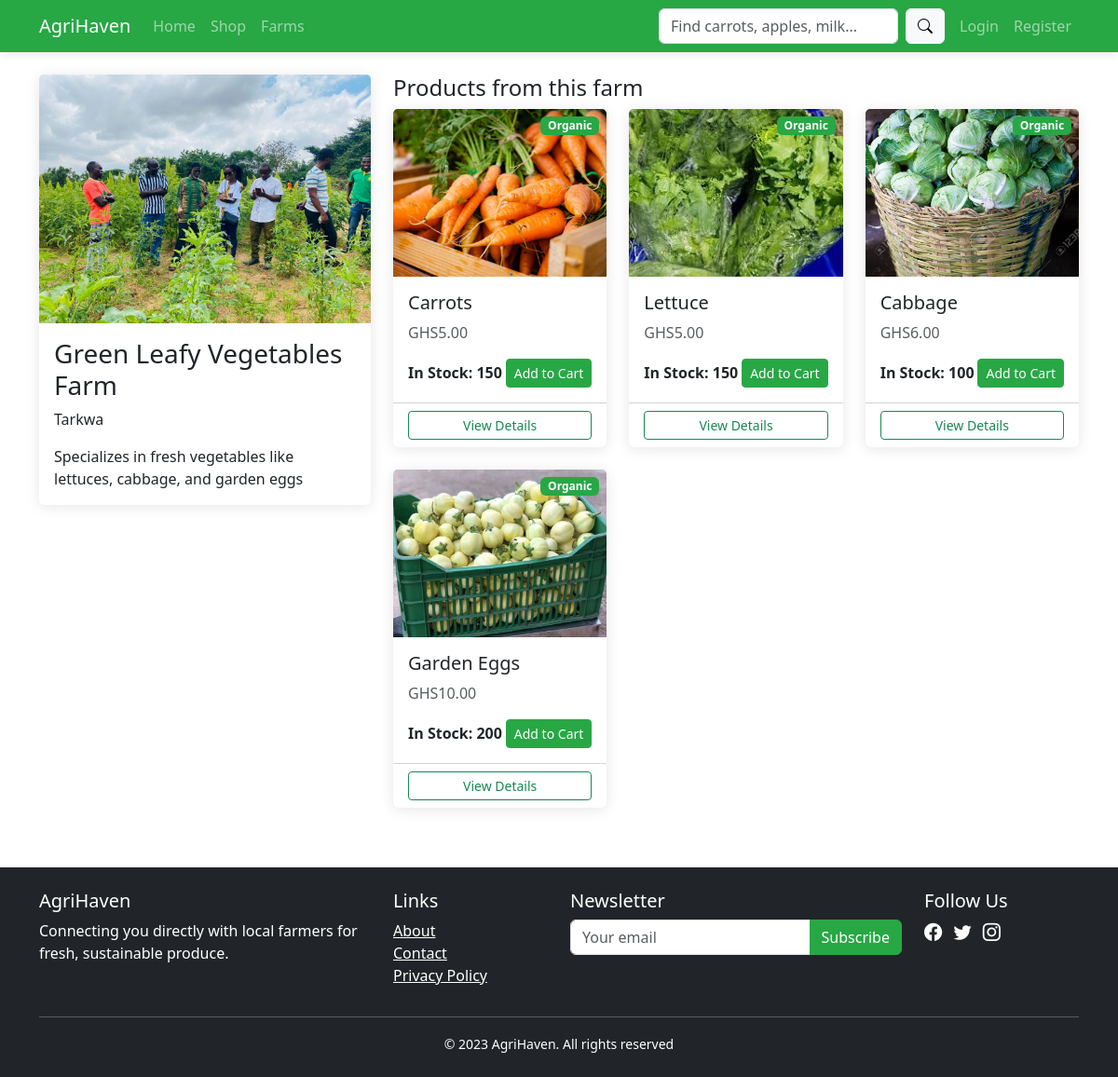
Screenshot of /farm/3/ with the database file from the repository.
### marketplace/models.py (models this page shows, shortened)
class Farm(models.Model):
    user = models.OneToOneField(User, on_delete=models.CASCADE)
    name = models.CharField(max_length=100)
    location = models.CharField(max_length=200)
    description = models.TextField()
    image = models.ImageField(upload_to='farms/', default='defaults/farm_default.jpg', validators=[validate_image_size])
    created_at = models.DateTimeField(default=timezone.now)

class Product(models.Model):
    farm = models.ForeignKey(Farm, on_delete=models.CASCADE)
    category = models.ForeignKey(ProductCategory, on_delete=models.SET_NULL, null=True)
    name = models.CharField(max_length=100)
    description = models.TextField()
    price = models.DecimalField(max_digits=10, decimal_places=2)
    stock = models.PositiveIntegerField()
    image = models.ImageField(upload_to='products', default='defaults/product_default.jpg', validators=[validate_image_size])
    image_width = models.PositiveIntegerField(editable=False, null=True)
    is_organic = models.BooleanField(default=False)
    date_added = models.DateTimeField(default=timezone.now)

### marketplace/views.py (the view)
# urls.py: path('farm/<int:pk>/', views.farm_detail, name='farm_detail'),
def farm_detail(request, pk):
    farm = get_object_or_404(Farm, pk=pk)
    products = Product.objects.filter(farm=farm, stock__gt=0)
    context = {
        'farm': farm,
        'products': products,
        'title': farm.name
    }
    return render(request, 'marketplace/farm_detail.html', context)

### marketplace/templates/marketplace/farm_detail.html
{% extends 'marketplace/base.html' %}
{% block content %}
<div class="row">
    <div class="col-md-4">
        <div class="card mb-4">
            <img src="{{ farm.image.url }}" class="card-img-top" alt="{{ farm.name }}">
            <div class="card-body">
                <h3 class="card-title">{{ farm.name }}</h3>
                <p class="card-text">{{ farm.location }}</p>
                <p class="card-text">{{ farm.description }}</p>
            </div>
        </div>
    </div>
    <div class="col-md-8">
        <h4>Products from this farm</h4>
        <div class="row g-4">
            {% for product in products %}
            <div class="col-md-6 col-lg-4">
                <div class="card h-100">
                    {% if product.is_organic %}
                    <span class="badge bg-success position-absolute top-0 end-0 m-2">Organic</span>
                    {% endif %}
                    <img src="{{ product.image.url }}" class="card-img-top" alt="{{ product.name }}" style="height: 180px; object-fit: cover;">
                    <div class="card-body">
                        <h5 class="card-title">{{ product.name }}</h5>
                        <p class="text-muted">GHS{{ product.price }}</p>
                        <div class="d-flex justify-content-between align-items-center">
                            <span class="fw-bold">In Stock: {{ product.stock }}</span>
                            <button class="btn btn-sm btn-success">Add to Cart</button>
                        </div>
                    </div>
                    <div class="card-footer bg-transparent">
                        <a href="{% url 'product_detail' product.id %}" class="btn btn-sm btn-outline-success w-100">View Details</a>
                    </div>
                </div>
            </div>
            {% empty %}
            <div class="col-12">
                <div class="alert alert-info">No products available from this farm at the moment.</div>
            </div>
            {% endfor %}
        </div>
    </div>
</div>
{% endblock %}

### marketplace/static/css/style.css (style rules this page uses)
.card { transition: transform 0.3s; border: none; box-shadow: 0 2px 15px rgba(0,0,0,0.1); }
.btn-success { background-color: #28a745; border-color: #28a745; }
.bg-success { background-color: #28a745 !important; }
html, body { height: 100%; }
body { display: flex; flex-direction: column; }

### rows the page displays
Farm: image (picture), name "Green Leafy Vegetables Farm", location "Tarkwa", description "Specializes in fresh vegetables like lettuces, cabbage, and garden eggs"
Product: is_organic "Organic", image (picture), name "Carrots", price "5.00", stock "150"
Product: is_organic "Organic", image (picture), name "Lettuce", price "5.00", stock "150"
Product: is_organic "Organic", image (picture), name "Cabbage", price "6.00", stock "100"
Product: is_organic "Organic", image (picture), name "Garden Eggs", price "10.00", stock "200"
